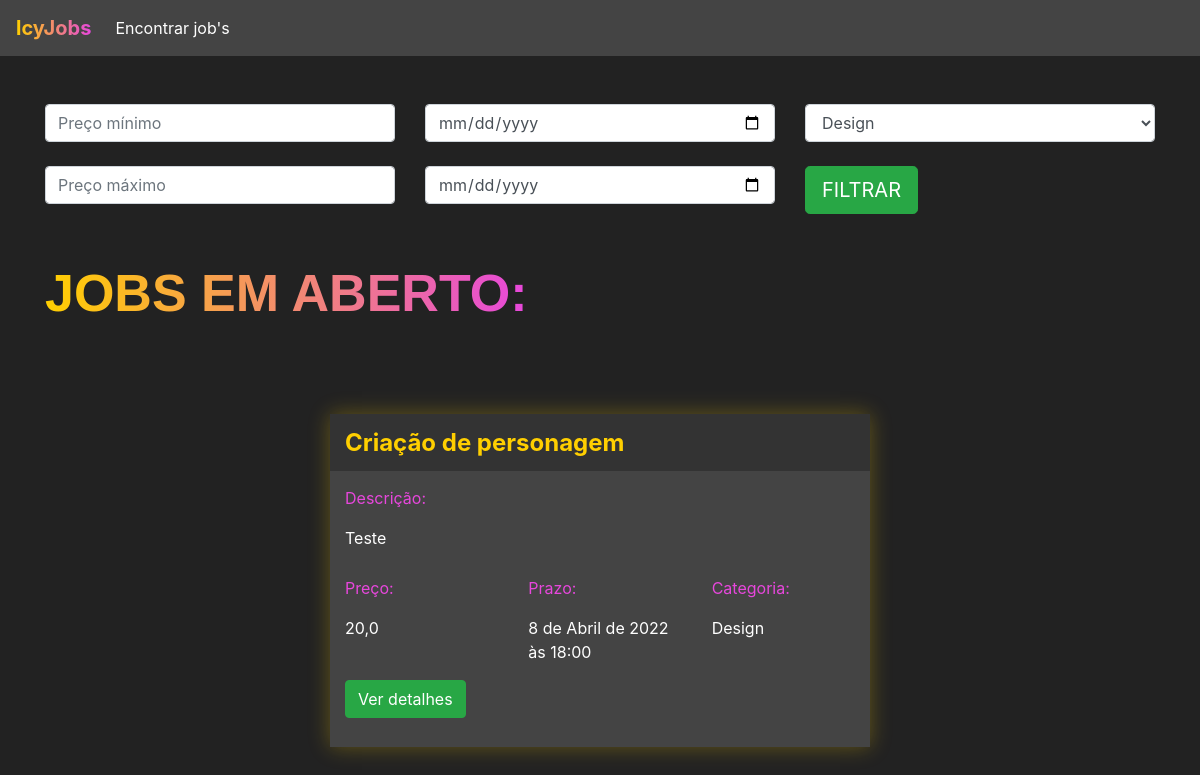
/jobs/encontrar_jobs/ (signed in), run on an earlier commit of the app's database.
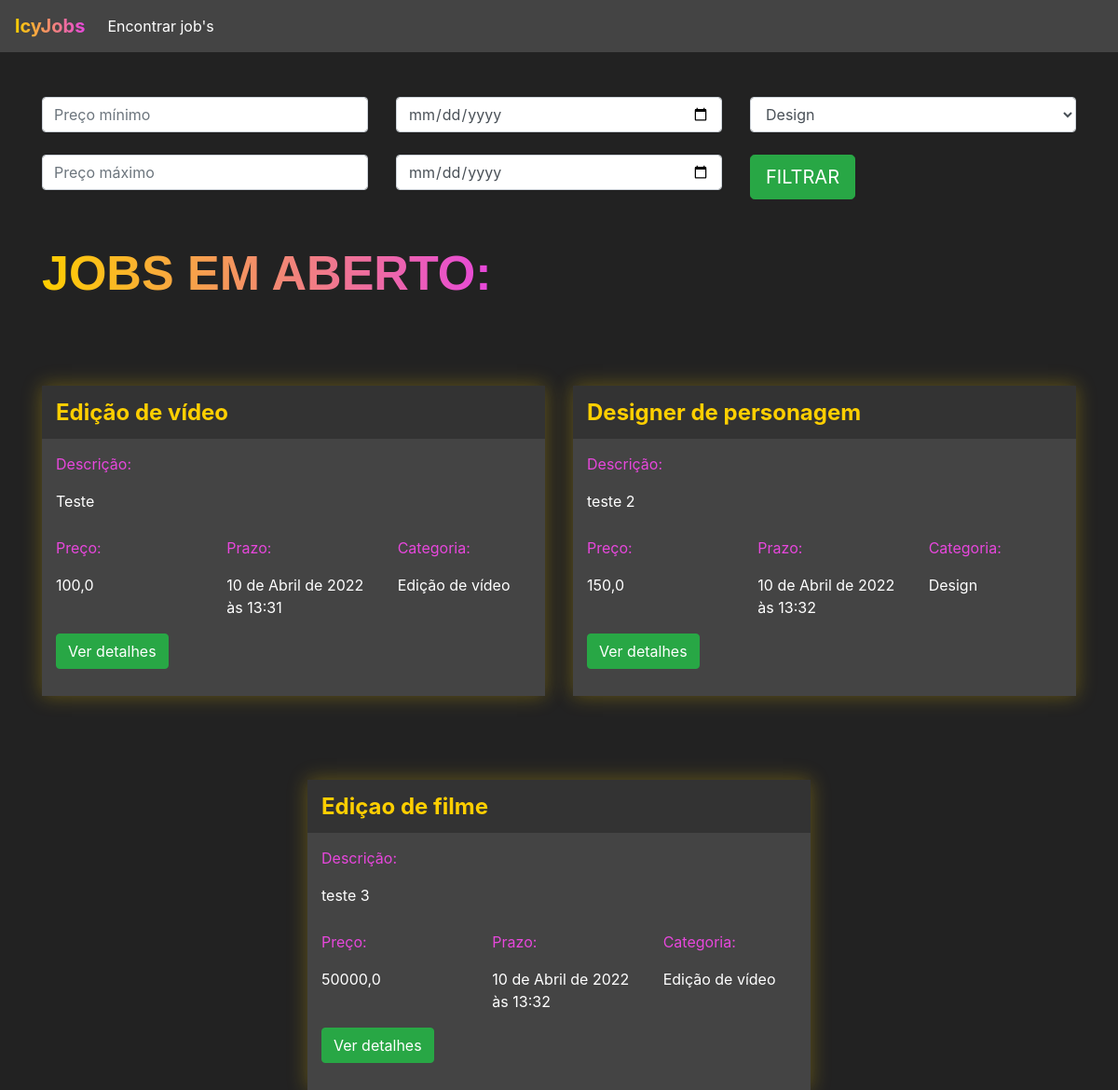
And on a later commit of the database.
### Jobs/models.py (models this page shows, shortened)
class Jobs(models.Model):
    categoria_choices = (('D', 'Design'),
        ('EV', 'Edição de Vídeo'))
    status_choices = (('C', 'Em criação'),
        ('AA', 'Aguardando aprovação'),
        ('F', 'Finalizado'))
    titulo = models.CharField(max_length=200)
    descricao = models.TextField()
    categoria = models.CharField(max_length=2, choices=categoria_choices, default="D")
    prazo_entrega = models.DateTimeField()
    preco = models.FloatField()
    referencias = models.ManyToManyField(Referencias)
    profissional = models.ForeignKey(User, on_delete=models.DO_NOTHING, null=True, blank=True)
    reservado = models.BooleanField(default=False)
    status = models.CharField(max_length=2, default='C')
    arquivo_final = models.FileField(null=True)

### Jobs/views.py (the view)
# urls.py: path('encontrar_jobs/', views.encontrar_jobs, name="encontrar_jobs"),
@login_required(login_url='/cadastrar/login')
def encontrar_jobs(request):
    if request.method == "GET":
        preco_minimo = request.GET.get('preco_minimo')
        preco_maximo = request.GET.get('preco_maximo')
        prazo_minimo = request.GET.get('prazo_minimo')
        prazo_maximo = request.GET.get('prazo_maximo')
        categoria = request.GET.get('categoria')
        if preco_minimo or preco_maximo or prazo_minimo or prazo_maximo or categoria:
            if not preco_minimo:
                preco_minimo = 0
            if not preco_maximo:
                preco_maximo = 999999
            if not prazo_minimo:
                prazo_minimo = datetime(year=1900, month=1, day=1)
            if not prazo_maximo:
                prazo_maximo = datetime(year=3000, month=1, day=1)
            if categoria == 'D':
                categoria = ['D',]
            elif categoria == 'EV':
                categoria = ['EV',]
            jobs = Jobs.objects.filter(preco__gte=preco_minimo)\
            .filter(preco__lte=preco_maximo)\
            .filter(prazo_entrega__gte=prazo_minimo)\
            .filter(prazo_entrega__lte=prazo_maximo)\
            .filter(categoria__in=categoria)\
            .filter(reservado=False)
        else:
            jobs = Jobs.objects.filter(reservado=False)
        return render(request, 'encontrar_jobs.html', {'jobs': jobs})

### Jobs/models.py (called while the page is built)
    def __str__(self) -> str:
        return self.arquivo.url

### autenticacao/templates/encontrar_jobs.html (shortened to what this page needs)
{% extends 'base.html' %}
{% load static %}
{% block 'head' %}
    <link rel="stylesheet"
          href="{% static 'autentication/jobs/css/encontrar_jobs.css' %}">
{% endblock %}
{% block 'body' %}
    <div class="container">
        <br>
        <br>
        <div class="row">
            <div class="col-sm">
                <form action="encontrar_jobs/" method="GET">
                    <input type="text"
                           class="form-control"
                           placeholder="Preço mínimo"
                           name="preco_minimo">
                    <br>
                    <input type="text"
                           class="form-control"
                           placeholder="Preço máximo"
                           name="preco_maximo">
                </div>
                <div class="col-sm">
                    <input type="date" class="form-control" name="prazo_minimo">
                    <br>
                    <input type="date" class="form-control" name="prazo_maximo">
                </div>
                <div class="col-sm">
                    <select class="form-control" name="categoria">
                        <option value="D">
                            Design
                        </option>
                    </select>
                    <br>
                    <input type="submit" class="btn btn-success btn-lg" value="FILTRAR">
            </div>
        </div>
        <br>
        <br>
        <h2 class="titulo">JOBS EM ABERTO:</h2>
        <div class="row justify-content-around">
            {% for job in jobs %}
                <div class="col-6 row-card">
                    <div class="card-job">
                        <div class="header-job">
                            <h4 class="titulo-job">{{ job.titulo }}</h4>
                        </div>
                        <div class="body-job">
                            <p class="titulo-body">
                                Descrição:
                            </p>
                            <div style="width: 70%">
                                <p>
                                    {{ job.descricao }}
                                </p>
                            </div>
                            <div class="row">
                                <div class="col-4">
                                    <p class="titulo-body">
                                        Preço:
                                    </p>
                                    <p>
                                        {{ job.preco }}
                                    </p>
                                </div>
                                <div class="col-4">
                                    <p class="titulo-body">
                                        Prazo:
                                    </p>
                                    <p>
                                        {{ job.prazo_entrega }}
                                    </p>
                                </div>
                                <div class="col-4">
                                    <p class="titulo-body">
                                        Categoria:
                                    </p>
                                    <p>
                                        {% if job.categoria == 'D' %}
                                            Design
                                        {% else %}
                                            Edição de vídeo
                                        {% endif %}
                                    </p>
                                </div>
                            </div>
                            <button class="btn btn-success"
                                    data-toggle="modal"
                                    data-target="#modal-{{ job.id }}">Ver detalhes</button>
                            <br>
                            <br>
                        </div>
                    </div>
                </div>
            {% endfor %}
{% endblock %}

### autenticacao/templates/base.html (shortened to what this page needs)
<!doctype html>
<html lang="pt">
<head>
{% block 'head' %}
{% endblock %}
<link rel="stylesheet" href="https://cdn.jsdelivr.net/npm/bootstrap@4.6.1/dist/css/bootstrap.min.css">
</head>
<body class="fundo">
    {% if user.is_authenticated %}
<nav style="background-color: #444;" class="navbar navbar-expand-lg navbar-dark">
<a class="navbar-brand" href="#"><span class="font-degrade-nav">lcyJobs</span></a>
<div class="collapse navbar-collapse" id="navbarNav">
<ul class="navbar-nav">
<li class="nav-item active">
<a class="nav-link" href="#">Encontrar job's</a>
</li>
</ul>
</div>
</nav>
{% endif %}
{% block 'body' %}{% endblock %}
</body>
</html>

### autenticacao/static/autentication/jobs/css/encontrar_jobs.css (style rules this page uses)
.fundo { background-color: #222; color: white; }
.card-job { background-color: #444; box-shadow: 0 0px 20px 0 rgba( 255, 207, 0, 0.3 ); padding: 0; margin-top: 50px; }
.header-job { background-color: #333; width: 100% !important; padding: 5px; padding-left: 15px; }
.row-card { margin-top: 40px; }
.titulo-job { color: #FFCF00; font-weight: bold; margin-top: 10px; }
.body-job { padding: 5px; padding-left: 15px; }
.titulo-body { color: #E747DC; margin-top: 10px; }
.titulo { font-family: Arial, Helvetica, sans-serif; font-weight: bold; font-size: 52px; display: inline; background-image: linear-gradient(90deg, rgba(255,207,0,1) 0%, rgba(231,71,220,1) 100%); background-clip: text; -webkit-background-clip: text; color: transparent; padding-bottom: 10px; }

### autenticacao/templates/base.html (style rules this page uses)
.font-degrade-nav { background-image: linear-gradient(90deg, rgba(255,207,0,1) 0%, rgba(231,71,220,1) 100%); background-clip: text; -webkit-background-clip: text; color: transparent; padding-bottom: 10px; font-size: 20px; font-weight: bold; }

What changed in the data, as far as the page shows it:
no longer on this page (row edited): Jobs: titulo "Criação de personagem", descricao "Teste", preco "20,0", prazo_entrega "8 de Abril de 2022 às 18:00", categoria "Design"
added Jobs: titulo "Edição de vídeo", descricao "Teste", preco "100,0", prazo_entrega "10 de Abril de 2022 às 13:31", categoria "Edição de vídeo"
added Jobs: titulo "Designer de personagem", descricao "teste 2", preco "150,0", prazo_entrega "10 de Abril de 2022 às 13:32", categoria "Design"
added Jobs: titulo "Ediçao de filme", descricao "teste 3", preco "50000,0", prazo_entrega "10 de Abril de 2022 às 13:32", categoria "Edição de vídeo"
